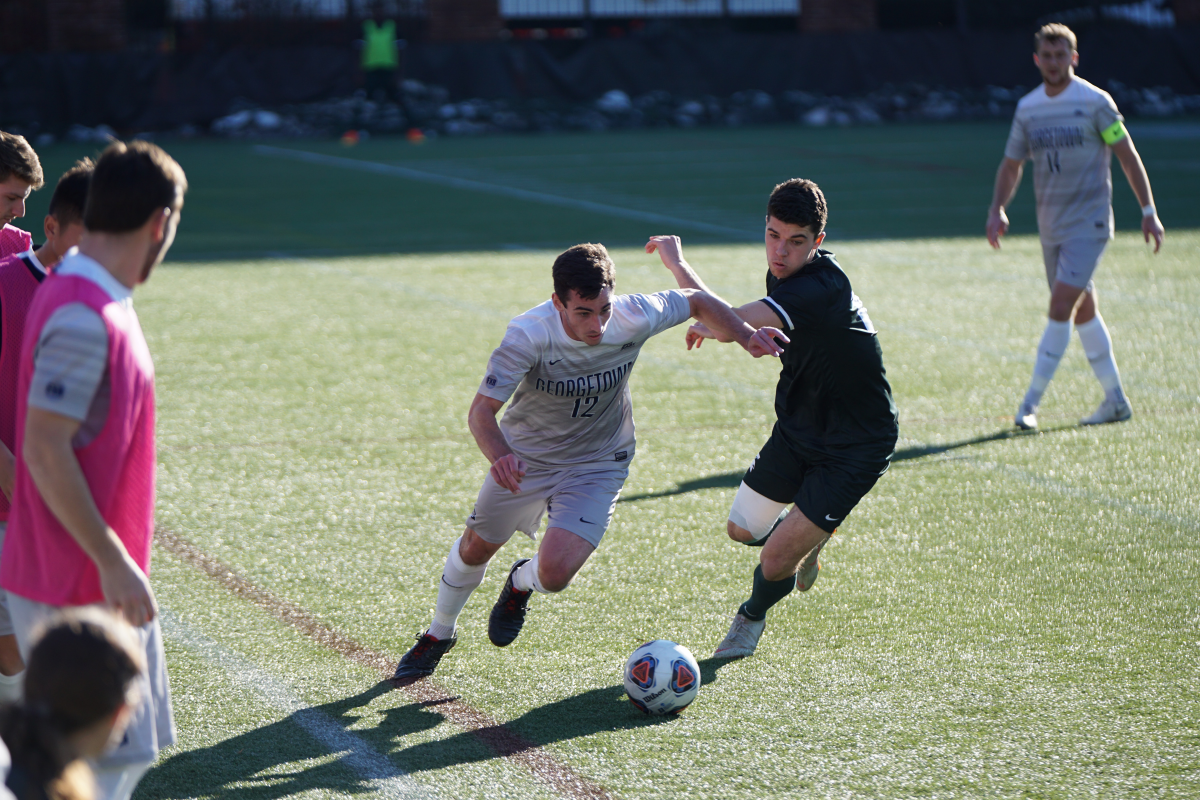
#> input picture images/soccer.jpg, 6000 x 4000 px (shown at 1/5 size)
$ python basic.py
#> lines starting #> are read from the running program, lines starting #| are printed output that depends on the picture; after the words box and inside, x2 and y2 are one past the last pixel; in counts of white or black regions, pixels touching at a corner belong together
import cv2 as cv

img = cv.imread("../images/soccer.jpg")
#> img is the input picture: shape (4000, 6000, 3); mean B, G, R 109.6, 118.3, 112.8
dimensi = (int(img.shape[1]*0.1), int(img.shape[0]*0.1))
#> dimensi = (600, 400)

img_new = cv.resize(img, dimensi,  interpolation=cv.INTER_AREA)
# cv.imshow("jendela", img_new)

# converting to grayscale
gray = cv.cvtColor(img_new, cv.COLOR_BGRA2GRAY)
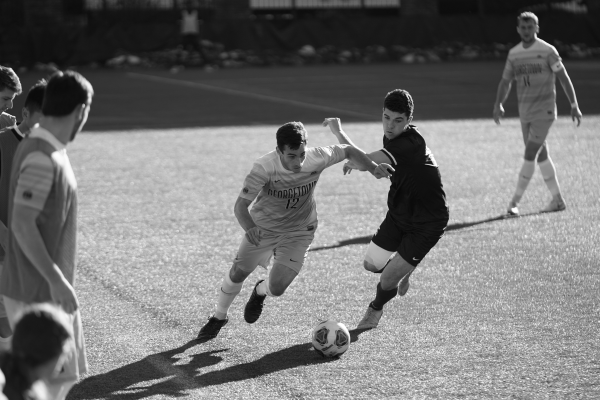
#> gray: shape (400, 600); min 9, max 255, mean 115.7
# cv.imshow("jendela 1", gray)

# blur
blur = cv.GaussianBlur(img_new, (71,71), cv.BORDER_DEFAULT)
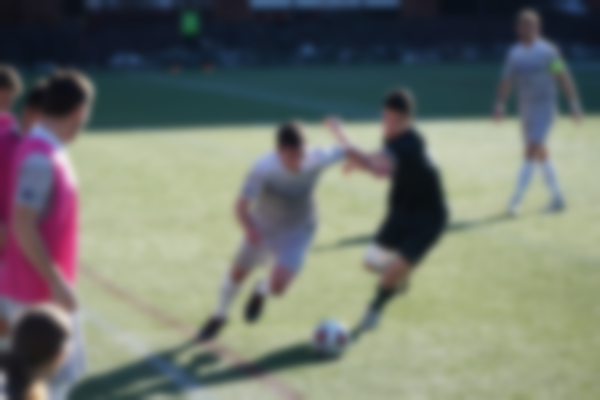
#> blur: shape (400, 600, 3); mean B, G, R 109.5, 118.3, 112.8
# cv.imshow("jendela 2", blur)

# edge cascade
canny = cv.Canny(img_new, 125, 175)
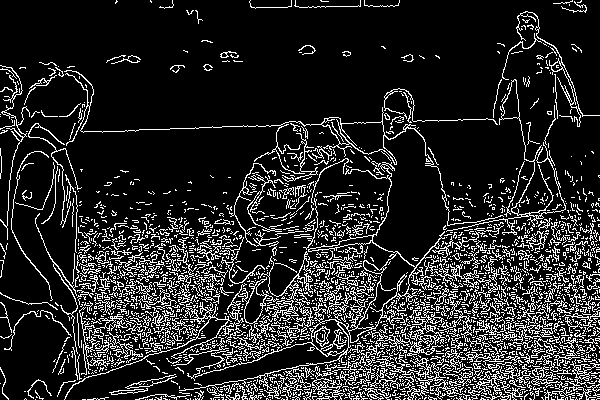
#> canny: shape (400, 600); 15.6% white in thin lines or dots
# cv.imshow("jendela 3", canny)

# dilate
dilate = cv.dilate(canny, (3,3), iterations=5)
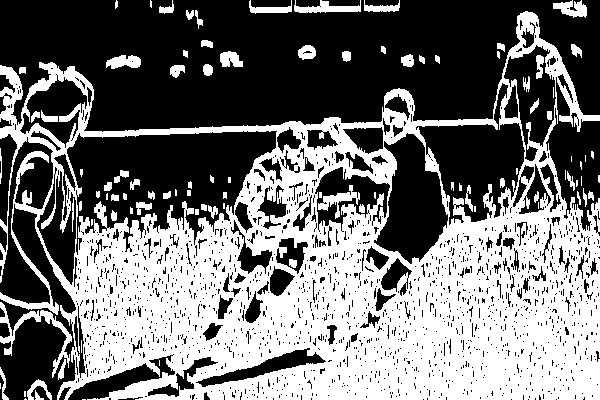
#> dilate: shape (400, 600); 44.7% white; 97 white regions (27 under 20 px), largest, box (x1, y1, x2, y2) and area: (0, 11, 600, 400) 100109, (0, 302, 72, 378) 928, (294, 0, 361, 13) 462
# cv.imshow("jendela 4", dilate)

# erode
erode = cv.erode(dilate, (3,3), iterations=7)
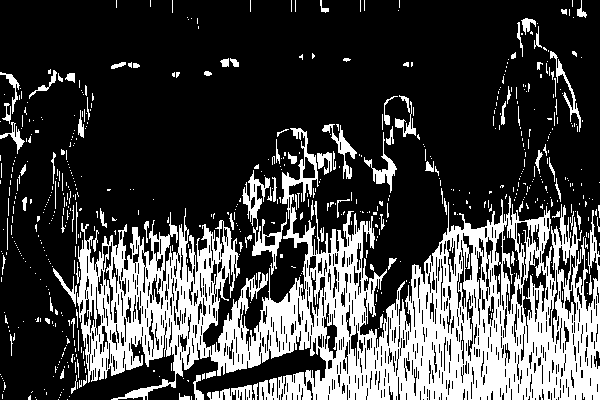
#> erode: shape (400, 600); 26.5% white; 613 white regions (515 under 20 px), largest, box (x1, y1, x2, y2) and area: (77, 128, 600, 400) 53824, (242, 170, 287, 275) 1075, (322, 124, 357, 179) 445
# cv.imshow("jendela 5", erode)

# resized
resized = cv.resize(img_new, (500,500))
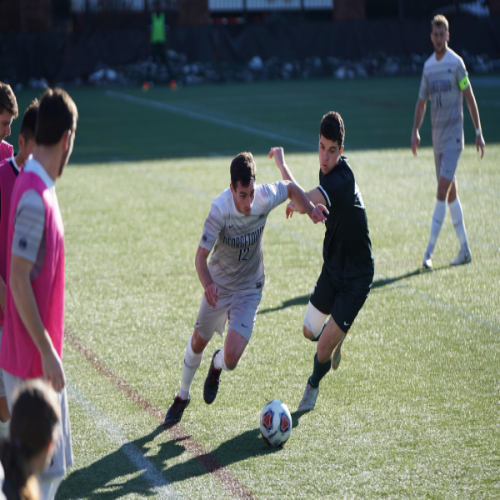
#> resized: shape (500, 500, 3); mean B, G, R 109.4, 118.2, 112.7
cv.imshow("jendela 6", resized)

# cropped
cropped = img_new[50:200, 200:400]
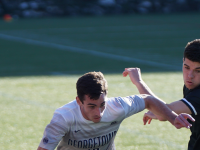
#> cropped: shape (150, 200, 3); mean B, G, R 106.1, 106.7, 92.2
cv.imshow("jendela 7", cropped)

cv.waitKey(0)
